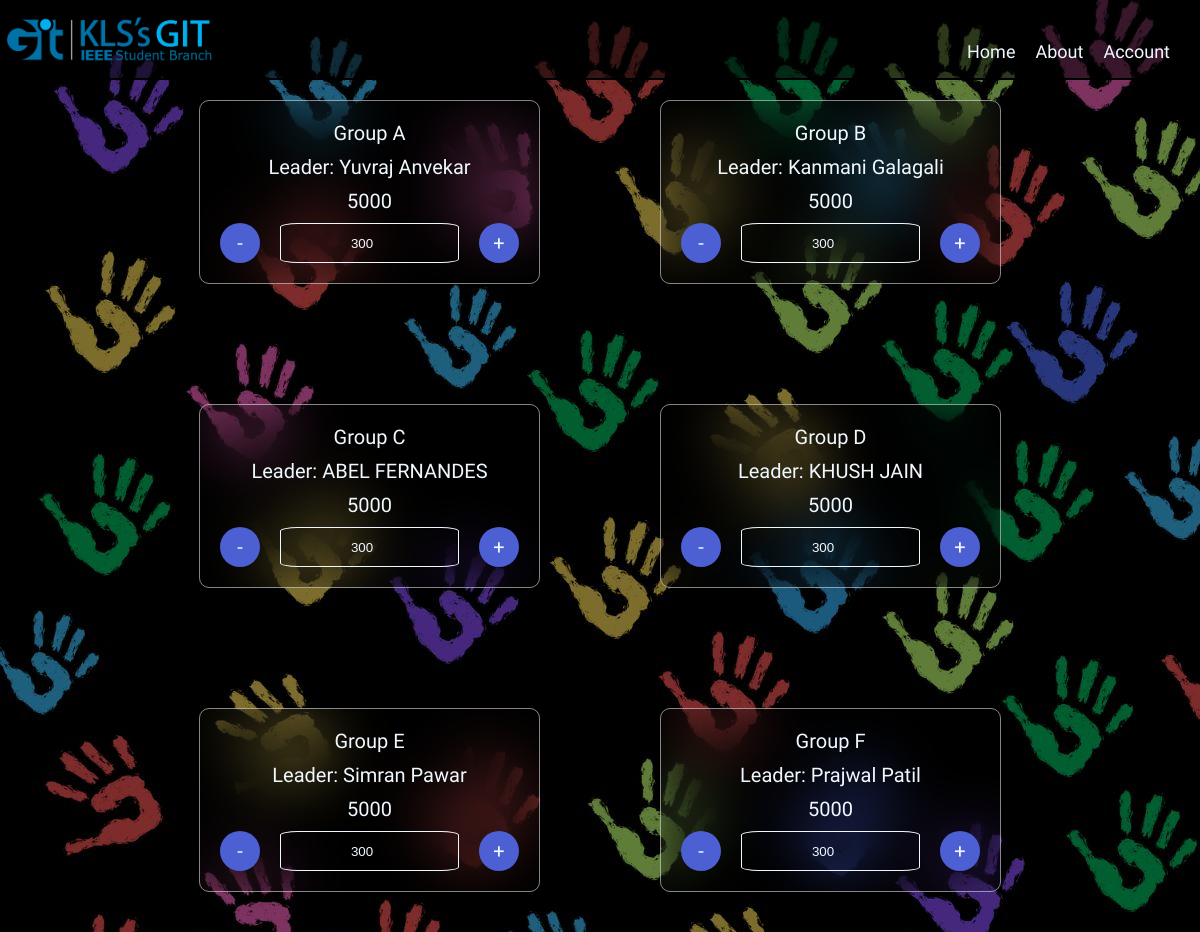
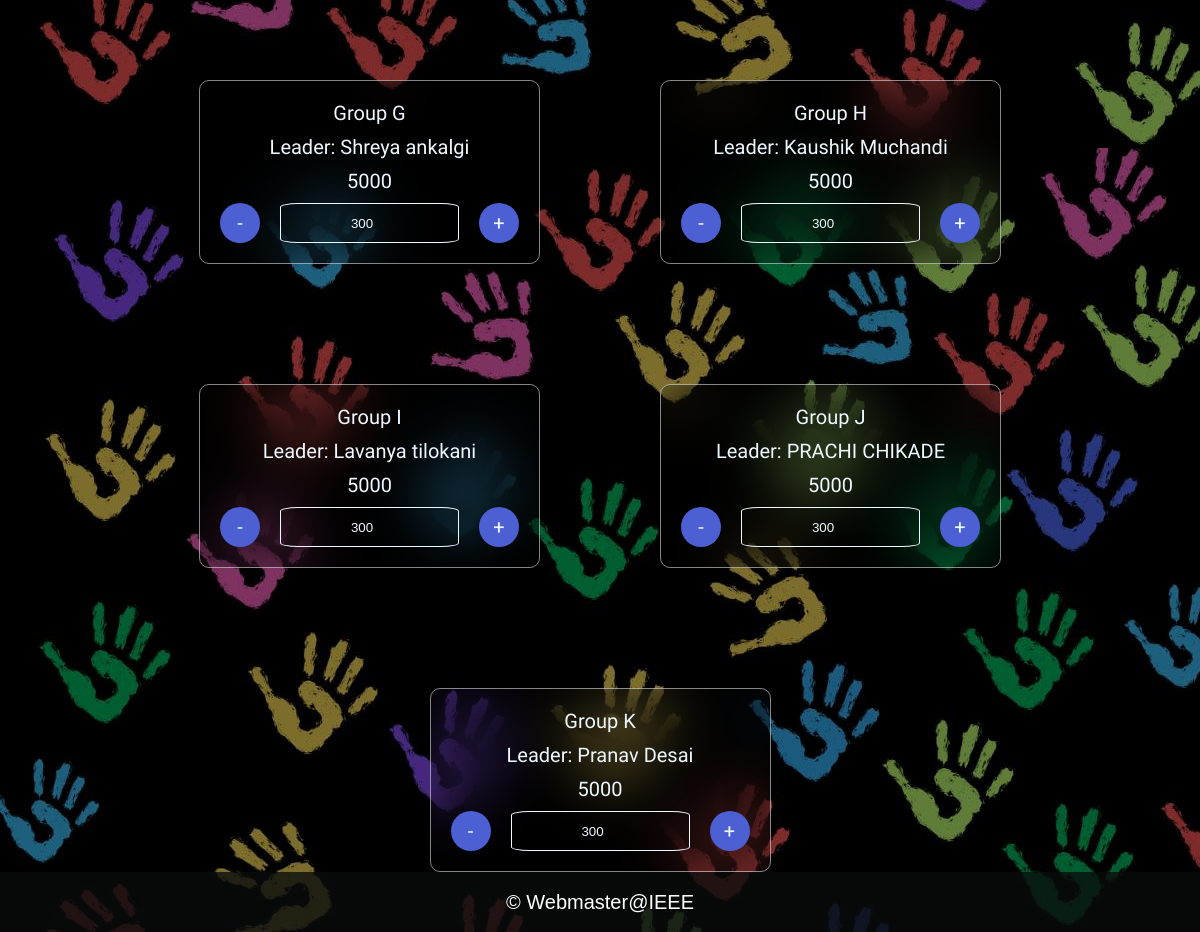
The app's page / (signed in), older data (2 pictures, top to bottom).
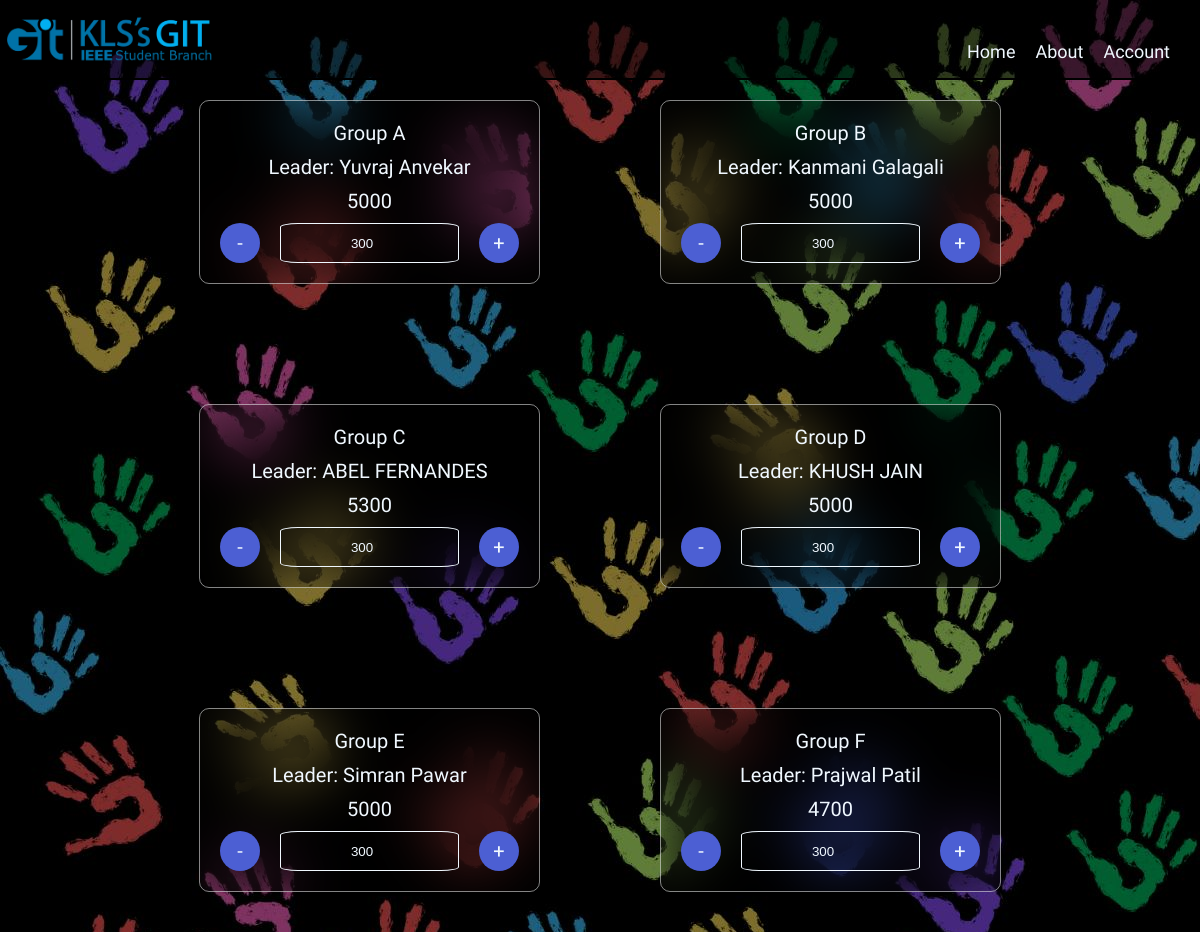
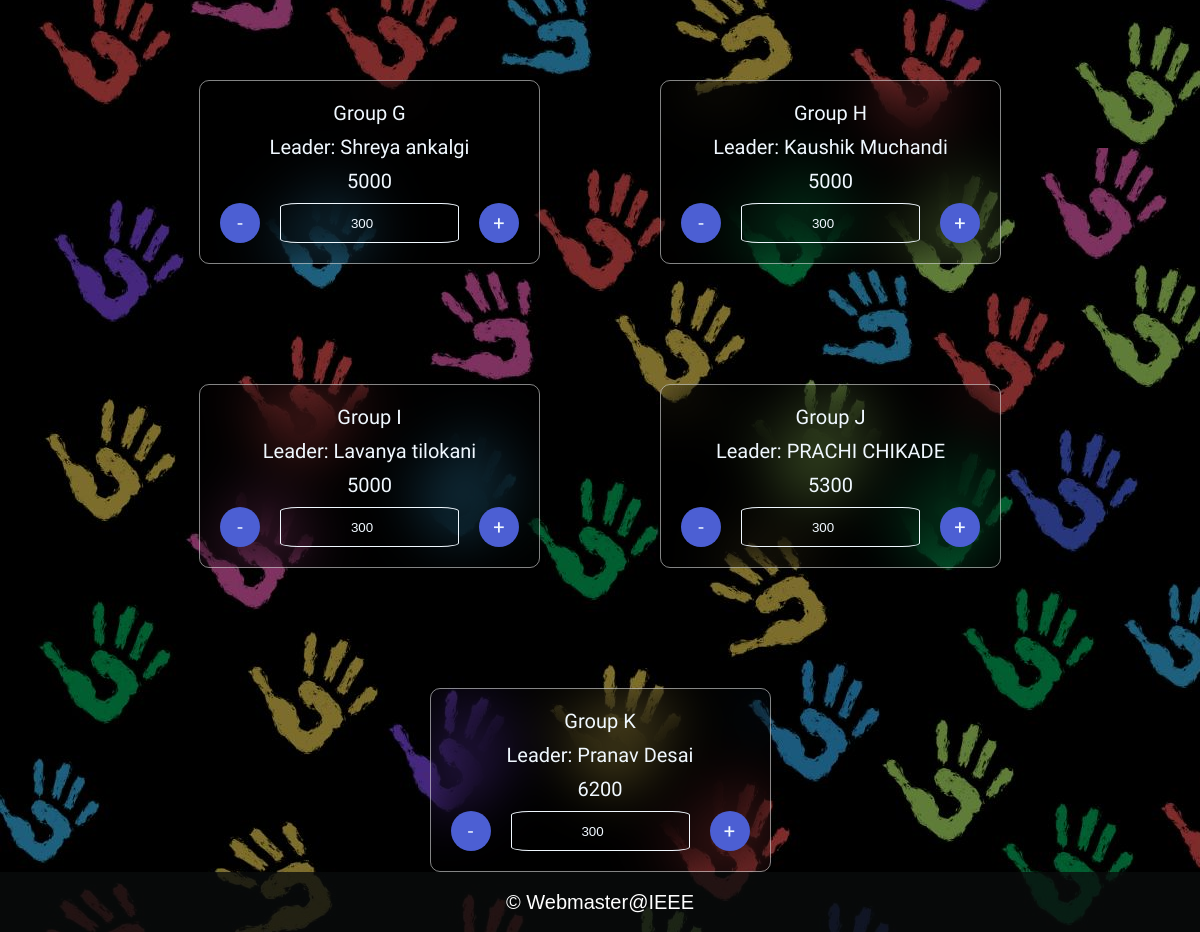
The same page, newer data (2 pictures, top to bottom).
### myapp/models.py (models this page shows, shortened)
class Group(models.Model):
    name = models.CharField(max_length=200,unique=True)
    score = models.IntegerField(default=5000)
    members = models.ManyToManyField(User,blank=True)
    leader = models.ForeignKey(User,on_delete=models.CASCADE,null=True,blank=True,related_name='leader')
    movie = models.CharField(max_length=200,blank=True)

### myapp/views.py (the view)
# urls.py: path('', home, name='home'),
@login_required(login_url="/login/")
def home(request):
    status=Status.objects.get(id=1)
    a=Group.objects.all()
    type = "none"
    groupvalue = None
    for group in a:
        if request.user == group.leader:
            type="leader"
            groupvalue=group
            break
        elif request.user in group.members.all():
            type="member"
            groupvalue=group
            break
    return render(request,'myapp/home.html',context={'groups':a,'type':type,'group':groupvalue,'status':status.status})

### myapp/templates/myapp/home.html (shortened to what this page needs)
{% extends 'base.html' %}
{% load static %}
{% block css %}
    <link rel="stylesheet" href="{% static 'myapp/home.css' %}">
{% endblock css %}
{% block content %}
    {% if user.is_staff %}
    <div class="container-cards">
        <div class="inner-container">
    {% for a in groups %}
        <div class="card">
        <p id="{{a.id}}">{{ a.name }}</p>
        <p>Leader: {{a.leader.first_name}} {{a.leader.last_name}}</p>
        <p>{{ a.score }}</p>
        <div class="button"><div class="sub" onclick="update(this,'sub')">-</div><input type="number" class="points" value="300"><div class="add" onclick="update(this,'add')">+</div></div>
        </div>
    {% endfor %}
</div>
</div>
    {% endif %}
{% endblock content %}

Row changes from the older to the newer data that the page shows:
changed Group "Group C": score "5000" → "5300"
changed Group "Group F": score "5000" → "4700"
changed Group "Group J": score "5000" → "5300"
changed Group "Group K": score "5000" → "6200"
